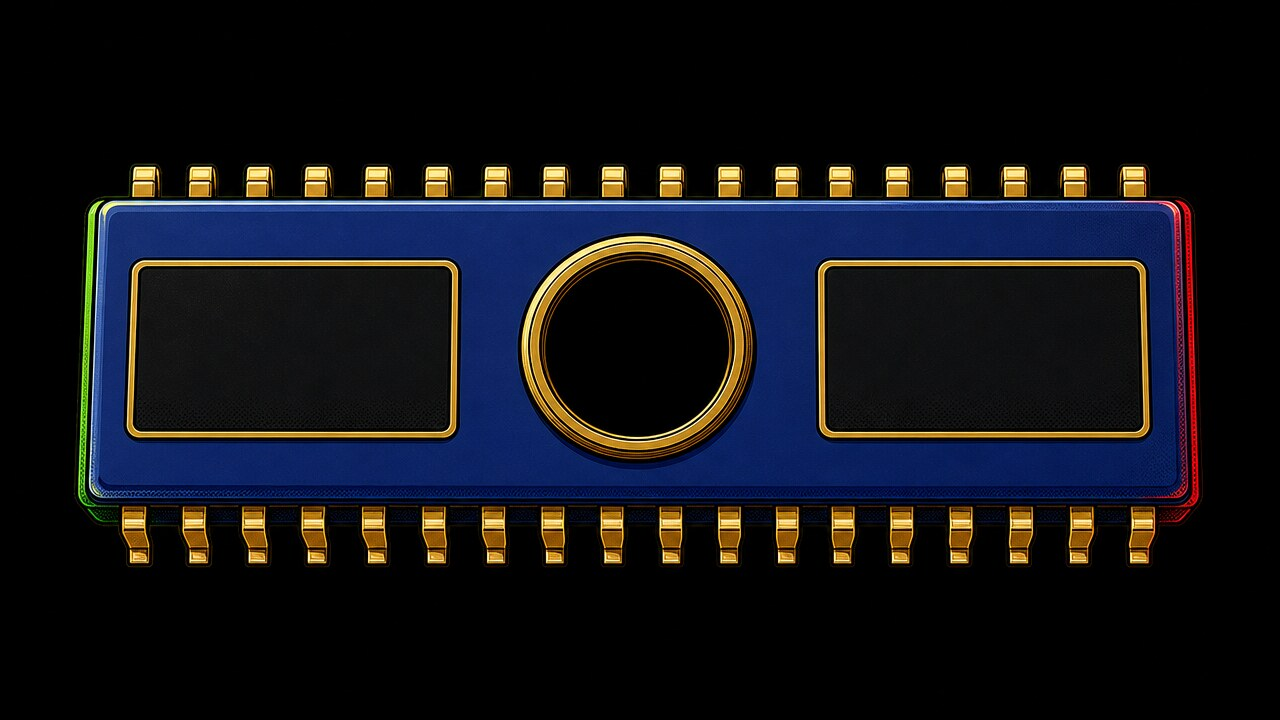
#> input picture ez/tools/concepts/worlds/comic/story/h/chips/img/o-kimi-dim.jpg, 1280 x 720 px; its folder holds only this picture in this run
$ python measure.py
#> lines starting #> are read from the running program, lines starting #| are printed output that depends on the picture; after the words box and inside, x2 and y2 are one past the last pixel; in counts of white or black regions, pixels touching at a corner belong together
# /usr/bin/python3 measure.py : measures the blank surfaces on every chip painting (img/*.jpg) and writes quads.json.
# Dark glass / black labels = dark connected regions not touching the border (luma < thr); the gold pad = saturated yellow region;
# the white label = bright, unsaturated region. Each region -> four corners (TL,TR,BR,BL) from its extreme points. Check images to the scratchpad.
import sys,json,glob,os,numpy as np
from PIL import Image,ImageDraw
from scipy import ndimage as nd
S=os.environ.get('S','/tmp')
def quad(mask):
  # the region's bounding box: the paintings are near head-on, and a reflection streak can cut a corner off the dark glass
  ys,xs=np.nonzero(mask);x0,x1,y0,y1=int(xs.min()),int(xs.max()),int(ys.min()),int(ys.max())
  return [[x0,y0],[x1,y0],[x1,y1],[x0,y1]]
def regions(m,amin,H,W):
  lab,n=nd.label(m);out=[]
  for i,sl in enumerate(nd.find_objects(lab),1):
    r=lab[sl]==i;a=int(r.sum())
    if a<amin:continue
    if sl[0].start==0 or sl[1].start==0 or sl[0].stop>=H or sl[1].stop>=W:continue
    full=np.zeros((H,W),bool);full[sl]=r
    # the glass carries a pale reflection streak: fill the region's convex hull (the panels are convex), so the streak is inside
    from scipy.spatial import ConvexHull
    ys,xs=np.nonzero(full);pts=np.c_[xs,ys];h=ConvexHull(pts)
    hm=Image.new('L',(W,H),0);ImageDraw.Draw(hm).polygon([tuple(map(int,p)) for p in pts[h.vertices]],fill=1);full=np.asarray(hm).astype(bool);out.append((int(full.sum()),full,sl))
  return out
R={}
for f in sorted(glob.glob('img/*.jpg')):
  if '-2k' in f:continue
  n=os.path.basename(f)[:-4];im=Image.open(f).convert('RGB');a=np.asarray(im).astype(int);H,W=a.shape[:2]
#> further down, im is the input picture: PIL image 1280x720 RGB; mean R, G, B 18.4, 18.9, 24.3
#> after `H, W = a.shape[:2]`: H = 720; W = 1280
  L=a[...,0]*.3+a[...,1]*.59+a[...,2]*.11;mx=a.max(2);mn=a.min(2);sat=(mx-mn)/np.maximum(mx,1)
  thr=(22 if 'grok' in n else 34) if not n.startswith('o-') else (40 if 'grok' in n else 58)
  dark=nd.binary_opening(L<thr,iterations=2)
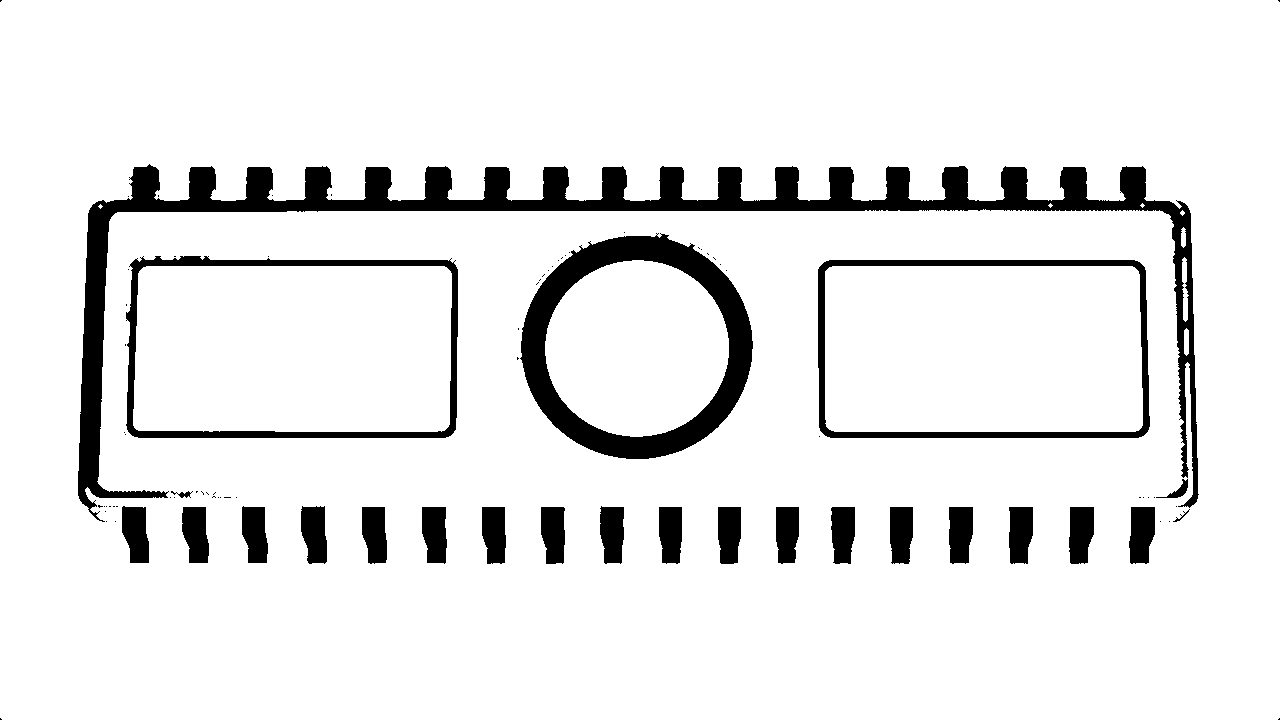
#> dark: shape (720, 1280) bool; 90.7% white; 86 black regions (61 under 20 px), largest, box (x1, y1, x2, y2) and area: (78, 164, 1199, 522) 36191, (520, 233, 753, 459) 15098, (126, 256, 458, 438) 6387

  rs=regions(dark,W*H//900,H,W)
#> in regions, `lab, n = nd.label(m)`:
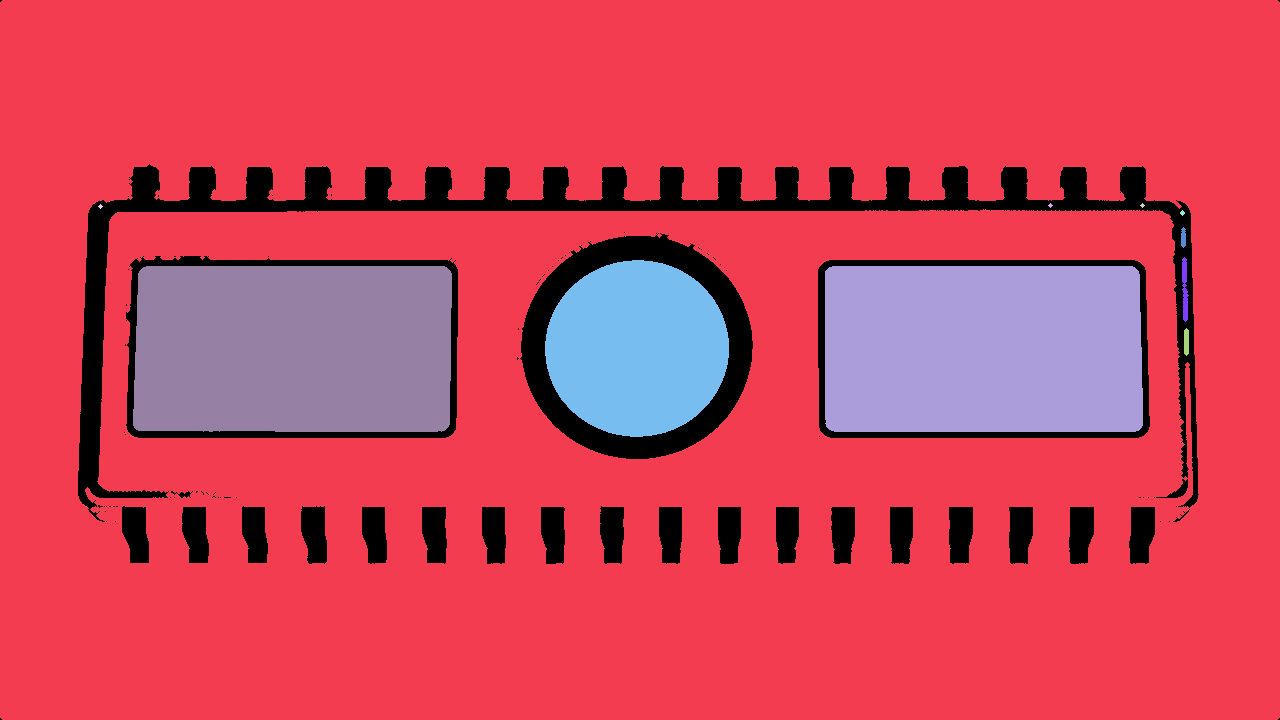
#> lab: shape (720, 1280) int32; 12 distinct labels, from 0 to 11; one colour per label, 0 black
#> in regions, `lab, n = nd.label(m)`: n = 11
#> the loop in regions, `for i,sl in enumerate(nd.find_objects(lab),1):` made 11 passes
#> a on passes 1 to 11: 705000, 13, 13, 13, 18, 89, 291, 25516, 52125, 52450, 128
#> after the loop in regions, `for i,sl in enumerate(nd.find_objects(lab),1):`:
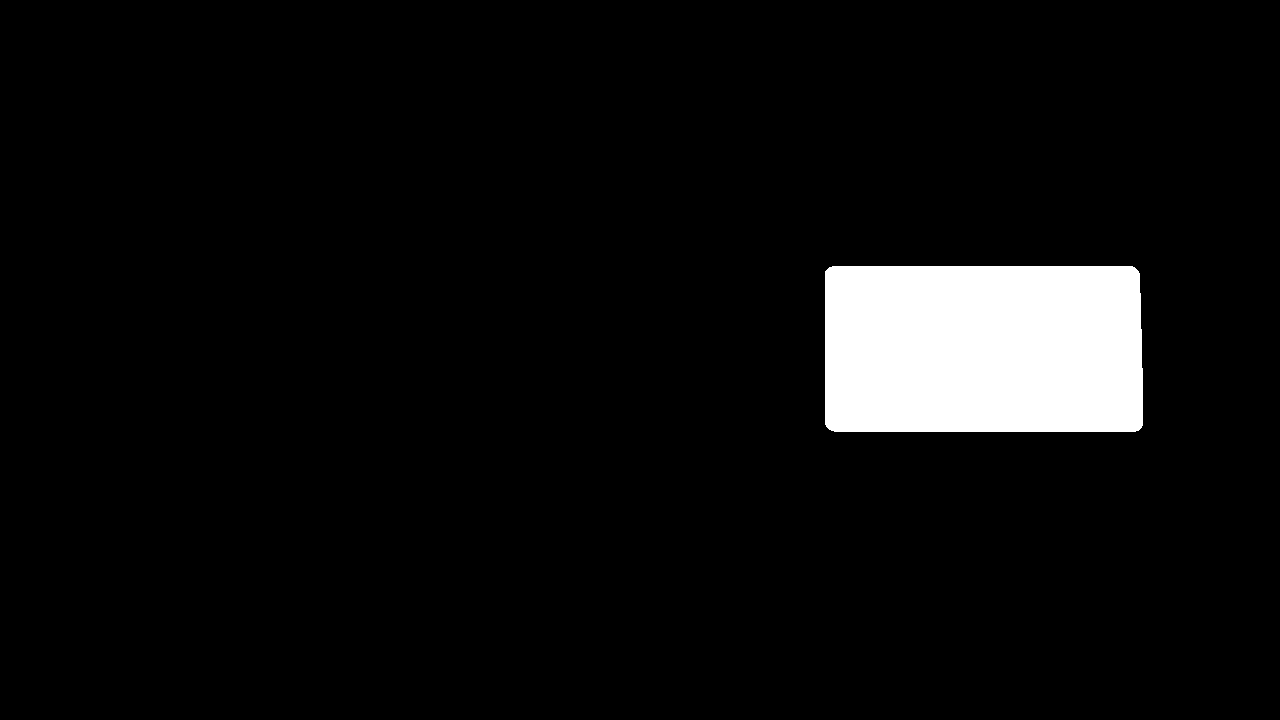
#> full: shape (720, 1280) bool; 5.7% white; 1 white region, box (x1, y1, x2, y2) and area: (825, 266, 1143, 432) 52512
#> after the loop in regions, `for i,sl in enumerate(nd.find_objects(lab),1):`: out = 3 items
#> rs = 3 items
  rs=[r for r in rs if r[0]<W*H*.4]
  out={}
  if n.startswith('n-'):
    rs.sort(key=lambda r:-r[0]);die=rs[0];out['die']=quad(die[1])
    lab=[r for r in rs[1:] if (r[2][1].stop-r[2][1].start)>2.5*(r[2][0].stop-r[2][0].start)]
    if lab:out['label']=quad(max(lab,key=lambda r:r[0])[1])
    gold=(sat>.5)&(a[...,0]>170)&(a[...,1]>130)&(a[...,2]<120);gold[int(H*.3):]=False;gold[:,int(W*.4):]=False
    g=regions(nd.binary_opening(gold,iterations=3),400,H,W)
    if g:out['pad']=quad(max(g,key=lambda r:r[0])[1])
    wh=(L>185)&(sat<.18);wh[int(H*.3):]=False;wh[:,:int(W*.55)]=False
    w=regions(nd.binary_opening(wh,iterations=2),400,H,W)
    if w:out['tag']=quad(max(w,key=lambda r:r[0])[1])
  elif n.startswith('o-'):
    rs.sort(key=lambda r:r[2][1].start);big=[r for r in rs if r[0]>W*H*.01]
#> after `big = [r for r in rs if r[0] > W * H * 0.01]`: big = 3 items
    rect=[r for r in big if (r[2][1].stop-r[2][1].start)>1.3*(r[2][0].stop-r[2][0].start)]
#> rect = 2 items
    rnd=[r for r in big if r not in rect]
#> rnd = 1 item
    if len(rect)>=2:out['left']=quad(rect[0][1]);out['right']=quad(rect[-1][1])
#> in quad, `ys, xs = np.nonzero(mask)`: mask: shape (720, 1280) bool; 5.7% white; 1 white region, box (x1, y1, x2, y2) and area: (133, 266, 452, 432) 52319
#> in quad, `x0, x1, y0, y1 = (int(xs.min()), int(xs.max()), int(ys.min()), int(ys.`: x0 = 133; x1 = 451; y0 = 266; y1 = 431
    if rnd:
      c=max(rnd,key=lambda r:r[0]);ys,xs=np.nonzero(c[1]);out['win']=[int(xs.mean()),int(ys.mean()),int((xs.max()-xs.min())/2),int((ys.max()-ys.min())/2)]
  else:
    big=sorted([r for r in rs if r[0]>W*H*.015],key=lambda r:-r[0])[:4]
    big.sort(key=lambda r:((r[2][0].start*4)//H,r[2][1].start));out['dies']=[quad(r[1]) for r in big]
    small=[r for r in rs if r[0]<W*H*.015 and (r[2][1].stop-r[2][1].start)>3*(r[2][0].stop-r[2][0].start)]
    small.sort(key=lambda r:((r[2][0].start*4)//H,r[2][1].start));out['labels']=[quad(r[1]) for r in small[:4]]
  R[n]=out;d=ImageDraw.Draw(im)
  for k,v in out.items():
    vs=v if k in('dies','labels') else [v]
    for q in vs:
      if len(q)==4 and isinstance(q[0],list):d.polygon([tuple(p) for p in q],outline=(255,0,255),width=3)
      elif len(q)==4:d.ellipse([q[0]-q[2],q[1]-q[3],q[0]+q[2],q[1]+q[3]],outline=(255,0,255),width=3)
#> this loop made 3 passes
#> (k, vs) on passes 1 to 3: ('left', [[[133, 266], [451, 266], [451, 431], [133, 431]]]), ('right', [[[825, 266], [1142, 266], [1142, 431], [825, 431]]]), ('win', [[636, 348, 91, 88]])
  im.save(f'{S}/q-{n}.png')
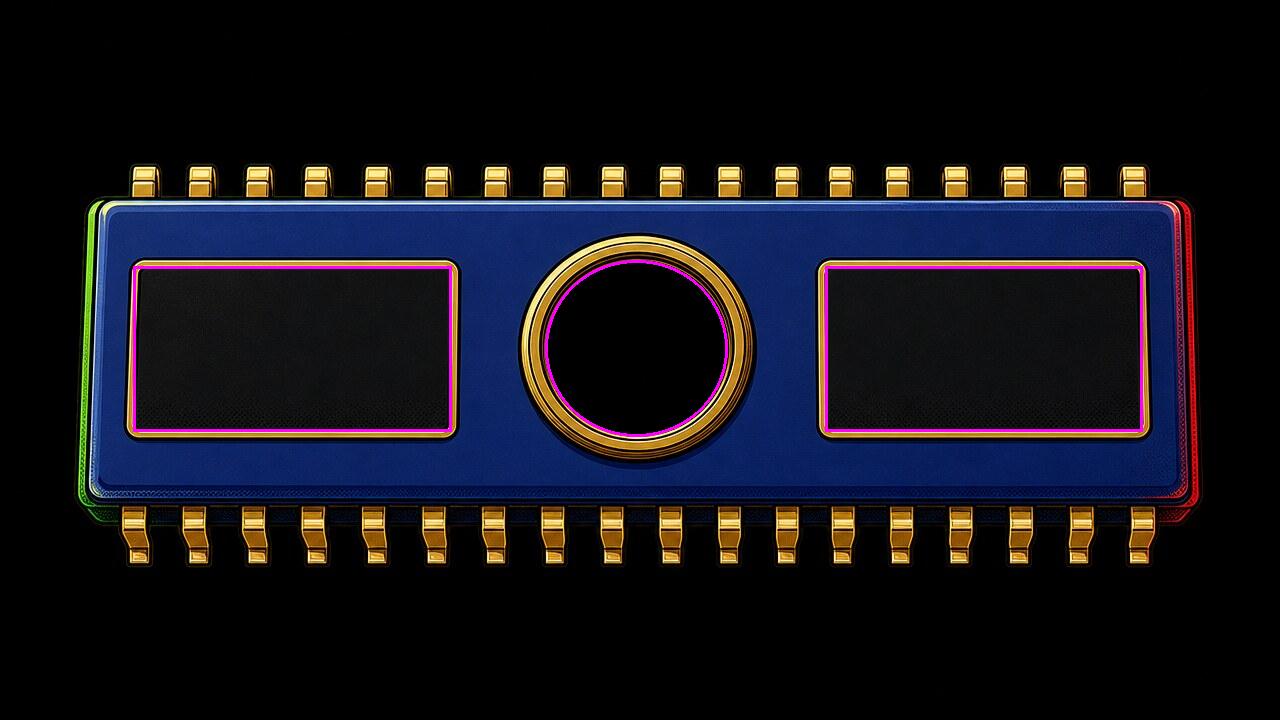
#> saved as q-o-kimi-dim.png: PIL image 1280x720 RGB; mean R, G, B 20.1, 18.7, 26.2
# hand measures (gridded 2x crops): the big chip's dies and labels; the EPROM labels the detector merged, mirrored about the window
R['b-tall']={'dies':[[[204,296],[353,296],[353,441],[204,441]],[[420,295],[572,295],[572,441],[420,441]],[[201,525],[354,525],[354,680],[201,680]],[[419,525],[575,525],[575,681],[419,681]]],
 'labels':[[[216,474],[343,474],[343,503],[216,503]],[[429,474],[557,474],[557,504],[429,504]],[[214,711],[342,711],[342,742],[214,742]],[[430,711],[559,711],[559,742],[430,742]]]}
R['b-wide']={'dies':[[[295,239],[430,239],[431,396],[281,396]],[[480,239],[615,239],[620,396],[470,396]],[[664,240],[800,240],[808,395],[662,396]],[[849,240],[984,240],[998,395],[849,395]]],
 'labels':[[[287,450],[415,450],[415,476],[287,476]],[[476,450],[610,450],[610,476],[476,476]],[[667,450],[800,450],[800,476],[667,476]],[[864,450],[994,450],[994,476],[864,476]]]}
for k in ('o-grok-lit','o-kimi-lit'):
#> (the run stopped early here; a loop or call above may not have finished)
